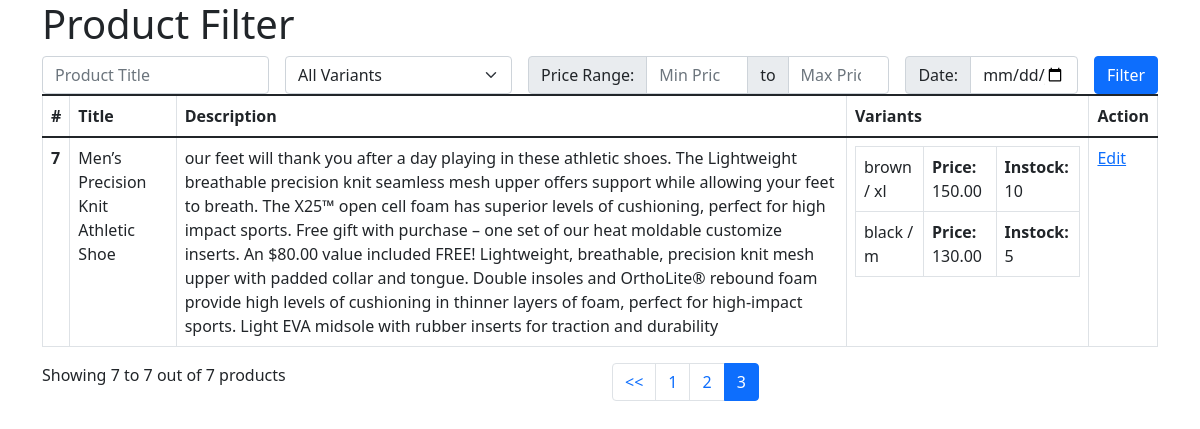
Page /products/?page=3 on the committed database.
### product/models.py (models this page shows, shortened)
class Product(models.Model):
    title = models.CharField(max_length=255)
    sku = models.CharField(max_length=50)
    description = models.TextField()
    created_at = models.DateTimeField(auto_now_add=True)
    updated_at = models.DateTimeField(auto_now=True)

class ProductVariantPrice(models.Model):
    product_variant_one = models.ForeignKey(ProductVariant, on_delete=models.CASCADE, related_name='+')
    product_variant_two = models.ForeignKey(ProductVariant, on_delete=models.CASCADE, null=True, blank=True, related_name='+')
    product_variant_three = models.ForeignKey(ProductVariant, on_delete=models.CASCADE, null=True, blank=True, related_name='+')
    price = models.DecimalField(max_digits=10, decimal_places=2)
    stock = models.PositiveIntegerField()
    product = models.ForeignKey(Product, on_delete=models.CASCADE)
    created_at = models.DateTimeField(auto_now_add=True)
    updated_at = models.DateTimeField(auto_now=True)

class ProductVariant(models.Model):
    variant = models.ForeignKey(Variant, on_delete=models.CASCADE)
    product = models.ForeignKey(Product, on_delete=models.CASCADE)
    created_at = models.DateTimeField(auto_now_add=True)
    updated_at = models.DateTimeField(auto_now=True)
    def __str__(self):
        return f"{self.variant}"

class Variant(models.Model):
    title = models.CharField(max_length=255)
    description = models.TextField()
    created_at = models.DateTimeField(auto_now_add=True)
    updated_at = models.DateTimeField(auto_now=True)
    def __str__(self):
        return self.title

### product/views.py (the view, shortened to what this page needs)
# urls.py: path('products/', views.product_list, name='product_list'),
def product_list(request):
    title = request.GET.get('title')
    variant = request.GET.get('variant')
    min_price = request.GET.get('min_price')
    max_price = request.GET.get('max_price')
    date = request.GET.get('date')
    products = Product.objects.all()
    if title:
        products = products.filter(title__icontains=title)
    if variant:
        products = products.filter(productvariant__variant_id=variant)
    if date:
        date = datetime.strptime(date, "%Y-%m-%d")
        products = products.filter(created_at__date=date.date())
    products = products.prefetch_related('productvariantprice_set')
    paginator = Paginator(products, 3)  # 10 items per page
    page = request.GET.get('page')
    products = paginator.get_page(page)
    variants = Variant.objects.all()
    return render(request, 'product_list.html', {
        'products': products,
        'variants': variants,
        })

### templates/product_list.html (shortened to what this page needs)
<!doctype html>
<html lang="en">
  <head>
    <link href="https://cdn.jsdelivr.net/npm/bootstrap@5.1.3/dist/css/bootstrap.min.css" rel="stylesheet">
  </head>
  <body>
    <div class="container">
        <div class="row">
            <div class="col-md-12">
                <h1>Product Filter</h1>
                <table class="table table-bordered">
                  <form method="get" action="{% url 'product_list' %}" class="mb-3">
                    <div class="row g-3">
                      <div class="col-sm">
                        <input type="text" name="title" class="form-control" placeholder="Product Title" value="{{ request.GET.title }}">
                      </div>
                      <div class="col-sm">
                        <select name="variant" class="form-select">
                          <option value="">All Variants</option>
                        </select>
                      </div>
                      <div class="col-sm-4">
                        <div class="input-group">
                          <div class="input-group-text">Price Range:</div>
                          <input type="number" class="form-control" name="min_price" placeholder="Min Price" value="{{ request.GET.min_price }}">
                          <div class="input-group-text">to</div>
                          <input type="number" class="form-control" name="max_price" placeholder="Max Price" value="{{ request.GET.max_price }}">
                        </div>
                      </div>
                      <div class="col-sm-2">
                        <div class="input-group">
                          <div class="input-group-text">Date:</div>
                          <input type="date" class="form-control" name="date" value="{{ request.GET.date }}">
                        </div>
                      </div>
                      <div class="col-auto">
                        <div class="input-group">
                          <button type="submit" class="btn btn-primary">Filter</button>
                        </div>
                      </div>
                    </div>
                  </form>
                    <thead>
                      <tr>
                        <th scope="col">#</th>
                        <th scope="col">Title</th>
                        <th scope="col">Description</th>
                        <th scope="col">Variants</th>
                        <th scope="col">Action</th>
                      </tr>
                    </thead>
                    <tbody>
                    {% for product in products %}
                      <tr>
                        <th>{{ products.start_index|add:forloop.counter0 }}</th>
                        <td>{{ product.title }}</td>
                        <td>{{ product.description }}</td>
                        <td>
                            <table class="table table-bordered">
                                {% for variant_price in product.productvariantprice_set.all %}
                                <tr>
                                  <td>{{ variant_price.product_variant_one }}</td>
                                  <td><b>Price: </b>{{ variant_price.price }}</td>
                                  <td><b>Instock: </b>{{ variant_price.stock }}</td>
                                </tr>
                                {% endfor %}
                              </table>
                        </td>
                        <td><a href="">Edit</a></td>
                      </tr>
                    {% endfor %}
                    </tbody>
                  </table>
                <div class="row">
                  <div class="col-sm">
                    <p>Showing {{ products.start_index }} to {{ products.end_index }} out of {{ products.paginator.count }} products</p>
                  </div>
                  <div class="col-sm">
                    <nav aria-label="Page navigation example">
                      <ul class="pagination">
                        {% if products.has_previous %}
                        <li class="page-item">
                          <a href="?page={{ products.previous_page_number }}" class="page-link"><<</a>
                        </li>
                        {% endif %}
                        {% for page_num in products.paginator.page_range %}
                        <li class="page-item{% if products.number == page_num %} active{% endif %}">
                          <a href="?page={{ page_num }}" class="page-link">{{ page_num }}</a>
                        </li>
                        {% endfor %}
                      </ul>
                    </nav>
                  </div>
                </div>
            </div>
        </div>
    </div>
  </body>
</html>

### rows in the picture
Product: start_index|add "7", title "Men’s Precision Knit Athletic Shoe", description "our feet will thank you after a day playing in these athletic shoes. The Lightweight breathable precision knit seamless mesh upper offers support while allowing your feet to breath. The X25™ open cell foam has superior levels of cushioning, perfect for high impact sports. Free gift with purchase – one set of our heat moldable customize inserts. An $80.00 value included FREE! Lightweight, breathable, precision knit mesh upper with padded collar and tongue. Double insoles and OrthoLite® rebound foam provide high levels of cushioning in thinner layers of foam, perfect for high-impact sports. Light EVA midsole with rubber inserts for traction and durability"
ProductVariantPrice: product_variant_one "brown / xl", price "150.00", stock "10"
ProductVariantPrice: product_variant_one "black / m", price "130.00", stock "5"

### other values in the picture
{{ products.start_index }} "7"
{{ products.end_index }} "7"
{{ products.paginator.count }} "7"
{{ page_num }} "1" "2" "3"
